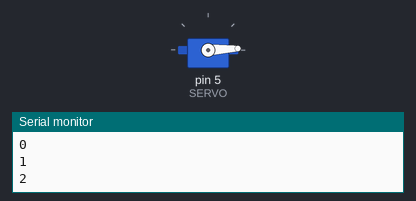
Bench run of a sketch on a simulated Arduino Uno, built with avr-gcc and run on an emulated ATmega328P. On the bench: servo, the last lines printed to the serial monitor.

Above: at 0.05 s.
At 1.6 s:
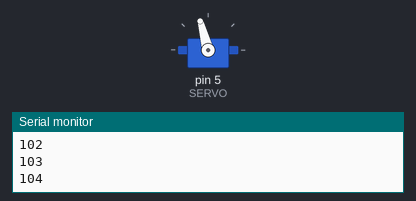
At 3.15 s:
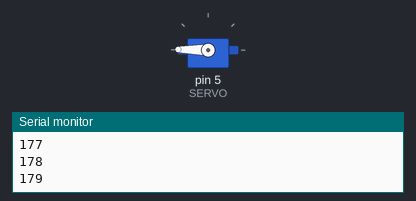
At 6.25 s:
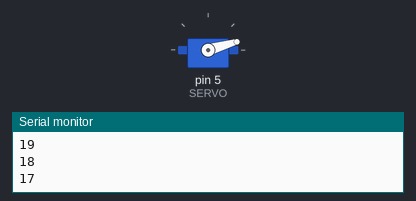
Timing chart, 0 to 8.4 s (numbered marks = the images above):
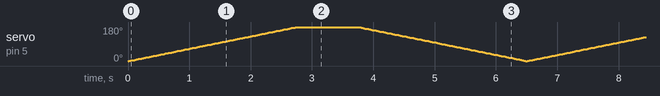

The sketch:

MicroServo.ino
```cpp
#include <Servo.h>

#define SERVO 5 // Porta Digital 6 PWM

Servo servo; // Variável Servo
int pos; // Posição Servo

void setup ()
{
  servo.attach(SERVO);
  Serial.begin(115200);
  servo.write(0); // Inicia motor posição zero
}

void loop()
{
  for (pos = 0; pos < 180; pos++)
  {
    servo.write(pos);
    delay(15);
    Serial.println(pos);
  }

  delay(1000);
  for (pos = 180; pos >= 0; pos--)
  {
    servo.write(pos);
    delay(15);
    Serial.println(pos);
  }
}
```
